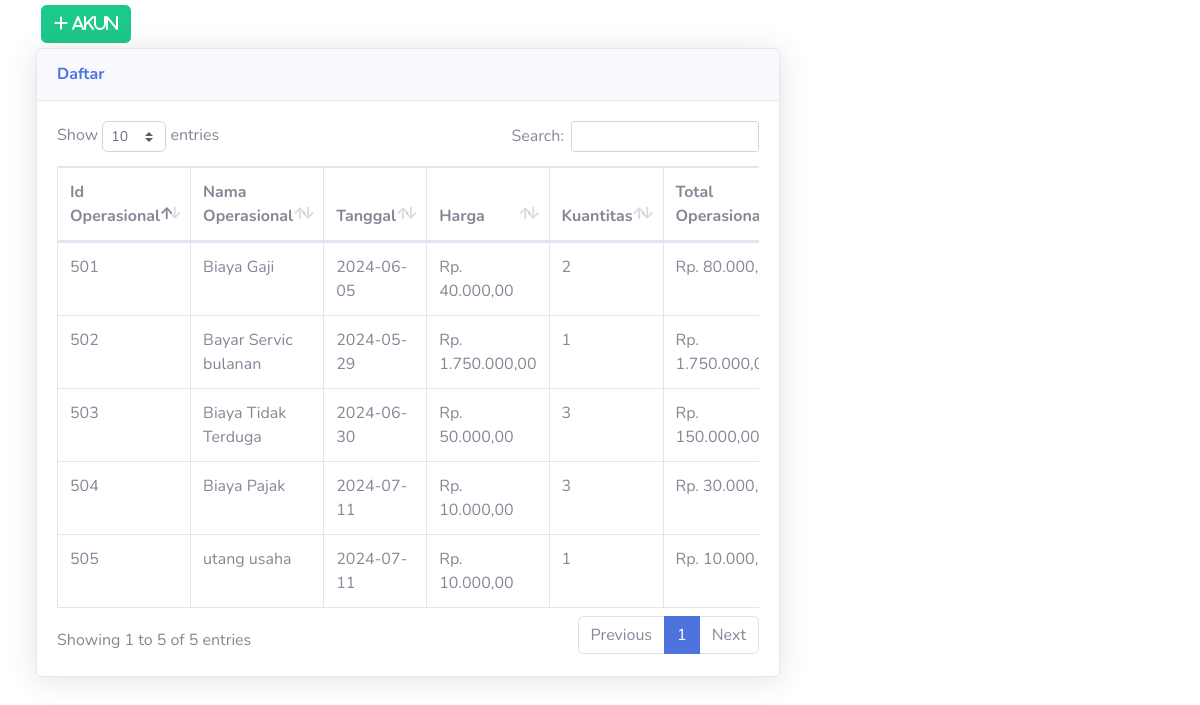
/akun.php, run on an earlier commit of the app's database.
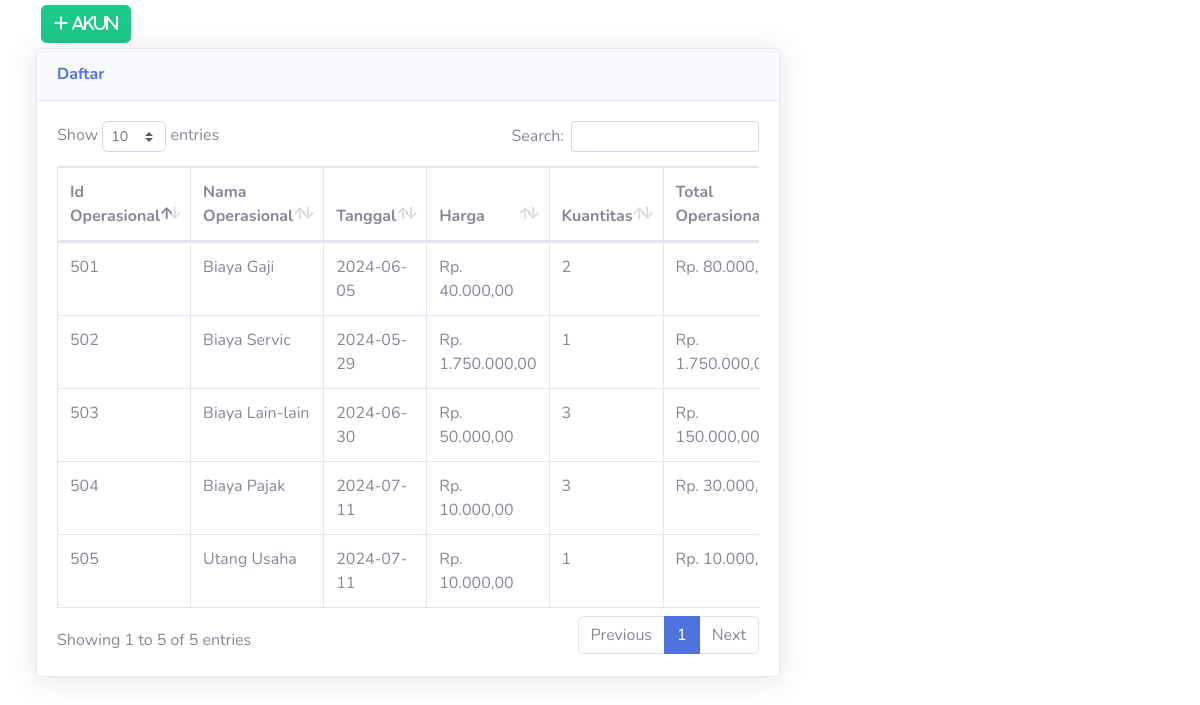
And on a later commit of the database.
### tables this page shows
CREATE TABLE `operasional` (
  `id_operasional` int(4) NOT NULL,
  `id_akun` varchar(5) NOT NULL,
  `nama_operasional` varchar(20) NOT NULL,
  `tanggal_operasional` date NOT NULL,
  `harga` int(11) NOT NULL,
  `kuantitas` int(2) NOT NULL,
  `total_operasional` int(11) NOT NULL
);

### akun.php (the view, shortened to what this page needs)
<!DOCTYPEhtml>
<html lang="en">
    <head>
  <link href="vendor/fontawesome-free/css/all.min.css" rel="stylesheet" type="text/css">
  <link href="css/sb-admin-2.min.css" rel="stylesheet">
  <link href="vendor/datatables/dataTables.bootstrap4.min.css" rel="stylesheet">
</head>
<body id="page-top">
<?php
require 'koneksi.php';
?>
  <div id="content">
    <div class="container-fluid">
        <div class="col-xl-8 col-l9-7">
            <button type="button" class="btn btn-success" style="margin:5px" data-toggle="modal" data-target="#myModalTambah"><i class="fa fa-plus"> Akun</i></button><br>
            <div class="card shadow mb-4">
                <div class="card-header py-3">
                    <h6 class="m-0 font-weight-bold text-primary">Daftar </h6>
        </div>
        <div class="card-body">
          <div class="table-responsive">
            <table class="table table-bordered" id="dataTable" width="100%" cellspacing="0">
              <thead>
                <tr>
                  <th width="15%">Id Operasional</th>
                  <th width="20%">Nama Operasional</th>
                  <th width="15%">Tanggal</th>
                  <th width="13%">Harga</th>
                  <th width="7%">Kuantitas</th>
                  <th width="25%">Total Operasional</th>
                </tr>
              </thead>
              <tbody>
                <?php
                $query = mysqli_query($koneksi,"SELECT * FROM operasional");
                while ($data = mysqli_fetch_assoc($query)) {
                ?>
                  <tr>
                    <td><?=$data['id_operasional']?></td>
                    <td><?=$data['nama_operasional']?></td>
                    <td><?=$data['tanggal_operasional']?></td>
                    <td>Rp. <?=number_format($data['harga'],2,',','.');?></td>
                    <td><?=$data['kuantitas']?></td>
                    <td>Rp. <?=number_format($data['total_operasional'],2,',','.');?></td>
                  </tr>
                <?php
                }
                ?>
              </tbody>
            </table>
          </div>
        </div>
      </div>
    </div>
  </div>
    </div>
</body>
</html>

What changed in the data, as far as the page shows it:
changed operasional id 502: nama_operasional "Bayar Servic bulanan" → "Biaya Servic"
changed operasional id 503: nama_operasional "Biaya Tidak Terduga" → "Biaya Lain-lain"
changed operasional id 505: nama_operasional "utang usaha" → "Utang Usaha"
